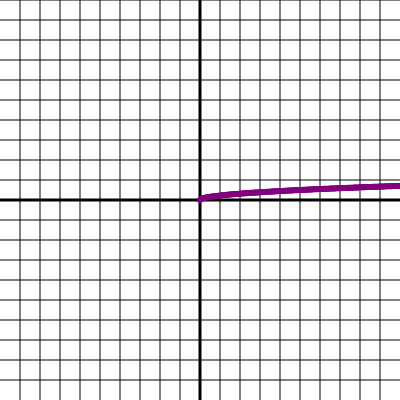
Frame 1 (no input)
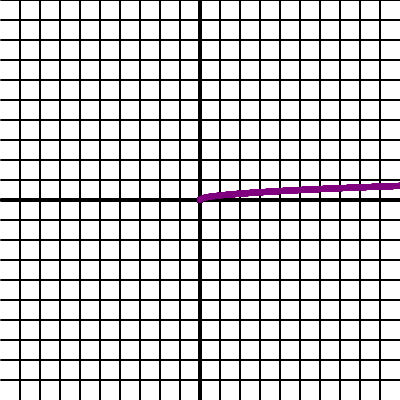
Frame 60 (no input)
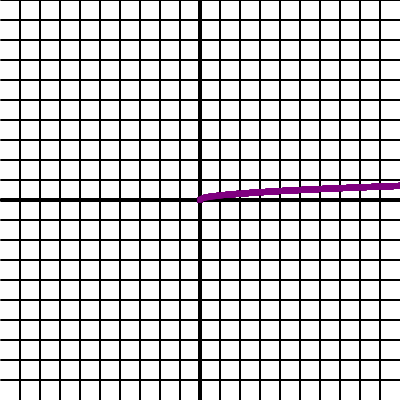
Frame 120 (the mouse pressed at the canvas centre since frame 60)

The p5.js sketch that drew these frames (run headless with seeded random() and noise() and a simulated clock; from frame 60 on, the mouse is pressed at the canvas centre):

// p5.js sketch
// ── sketch.js
function setup() {
  createCanvas(400, 400);
  background(255);
}
function draw() {
  stroke(255);
  strokeWeight(1);
  var equations = "2x"

  for(let i = 0; i<height; i+=20){
    line(i,0,i,height);
    stroke(0);
  }

  for(let i = 0; i<width; i+=20){
    line(width,i,0,i);
  }

  strokeWeight(3);
  line(width/2,0,height/2,height);
  line(width,width/2,0,height/2);
  
  stroke('purple')
  strokeWeight(6);
  point(-10,10);
  
  translate(width/2,height/2);
  
  for(let i =-10000; i<1000; i+=1){
    x = i;
    y = -(sqrt(x));
    point(x,y);
  } 
}
